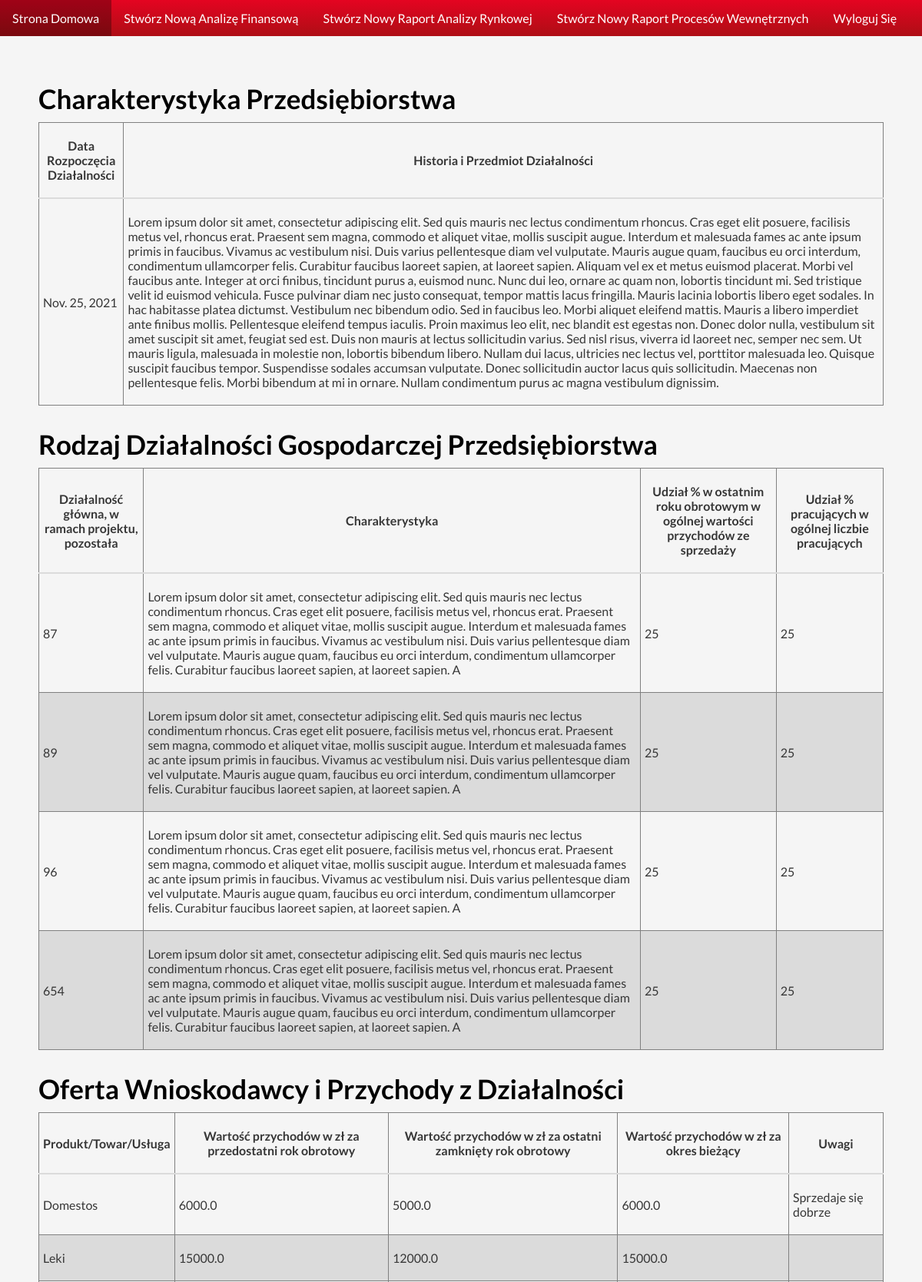
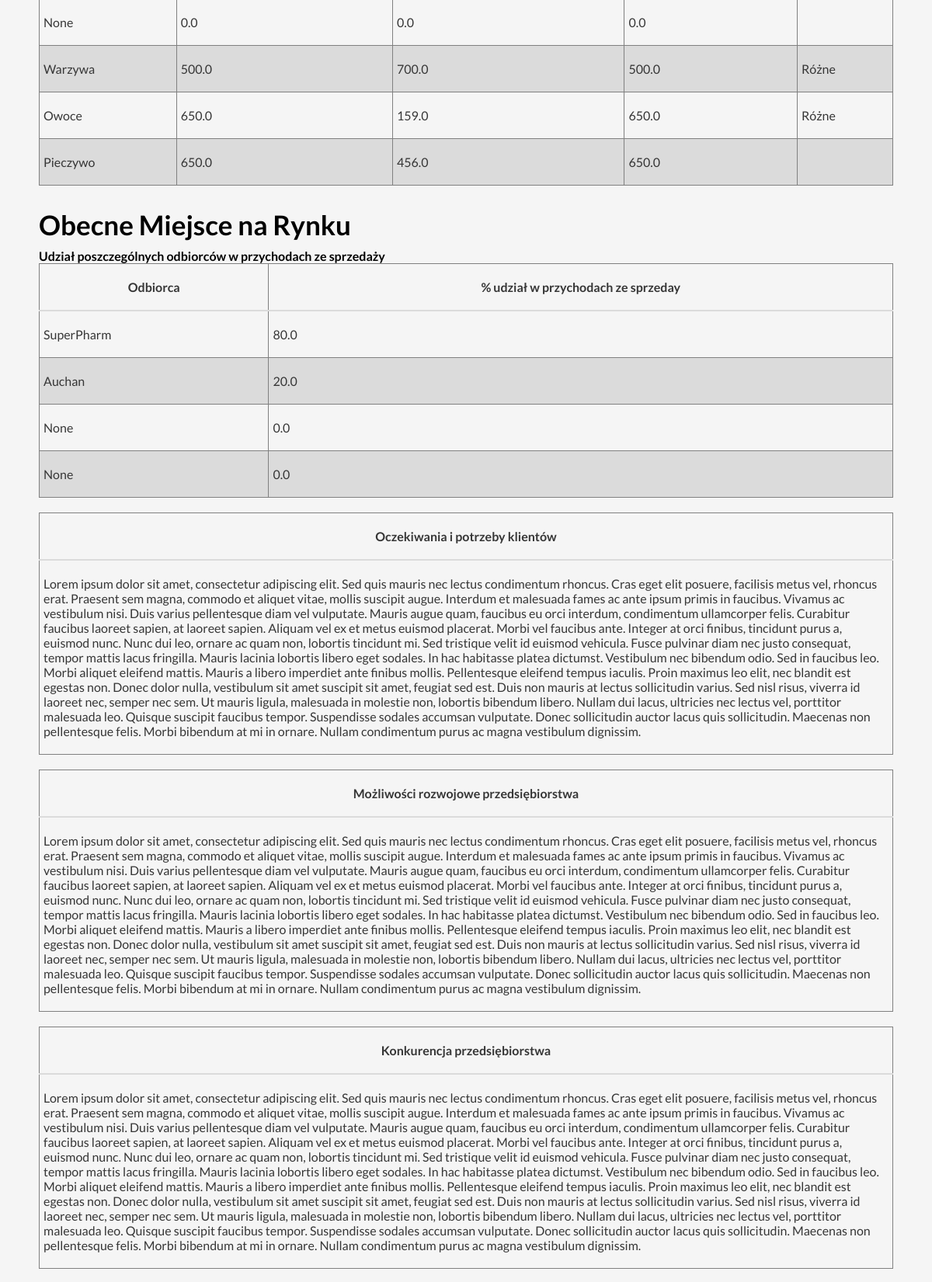
Screenshot of /raport_analysis/5 (signed in, upper part) with the database file from the repository (2 pictures, top to bottom).
### economic_indicators_site/models.py (models this page shows, shortened)
class BusinessCharacteristicModel(models.Model):
    created_by = models.ForeignKey(CompanySystemUser, on_delete=models.CASCADE)
    identifier = models.CharField(max_length=10, unique=True, db_index=True)
    business_start_date = models.DateField()
    story_subject_business = models.TextField(max_length=2000)

class TypeOfEconomicActivityModel(models.Model):
    created_by = models.ForeignKey(CompanySystemUser, on_delete=models.CASCADE)
    identifier = models.CharField(max_length=10)
    main_operation1 = models.IntegerField(default=0)
    main_operation1_characteristics = models.TextField(max_length=500)
    main_operation1_cell1 = models.IntegerField()
    main_operation1_cell2 = models.IntegerField()
    main_operation2 = models.IntegerField(default=0)
    main_operation2_characteristics = models.TextField(max_length=500)
    main_operation2_cell1 = models.IntegerField()
    main_operation2_cell2 = models.IntegerField()
    main_operation3 = models.IntegerField(default=0)
    main_operation3_characteristics = models.TextField(max_length=500)
    main_operation3_cell1 = models.IntegerField()
    main_operation3_cell2 = models.IntegerField()
    main_operation4 = models.IntegerField(default=0)
    main_operation4_characteristics = models.TextField(max_length=500)
    main_operation4_cell1 = models.IntegerField()
    main_operation4_cell2 = models.IntegerField()

class ApplicantOfferOperationIncomeModel(models.Model):
    created_by = models.ForeignKey(CompanySystemUser, on_delete=models.CASCADE)
    identifier = models.CharField(max_length=10, db_index=True)
    goods_offered_now1 = models.CharField(max_length=100)
    income_penultimate_year_now1 = models.FloatField(default=0)
    income_last_year_now1 = models.FloatField(default=0)
    income_current_year_now1 = models.FloatField(default=0)
    notes1 = models.CharField(max_length=150, default='', blank=True)
    goods_offered_now2 = models.CharField(max_length=100, default=None, null=True, blank=True)
    income_penultimate_year_now2 = models.FloatField(default=0)
    income_last_year_now2 = models.FloatField(default=0)
    income_current_year_now2 = models.FloatField(default=0)
    notes2 = models.CharField(max_length=150, default='', blank=True)
    goods_offered_now3 = models.CharField(max_length=100, default=None, null=True, blank=True)
    income_penultimate_year_now3 = models.FloatField(default=0)
    income_last_year_now3 = models.FloatField(default=0)
    income_current_year_now3 = models.FloatField(default=0)
    notes3 = models.CharField(max_length=150, default='', blank=True)
    goods_stopped1 = models.CharField(max_length=100, default=None, null=True, blank=True)
    income_penultimate_year_stopped1 = models.FloatField(default=0)
    income_last_year_stopped1 = models.FloatField(default=0)
    income_current_year_stopped1 = models.FloatField(default=0)
    stopped_notes1 = models.CharField(max_length=150, default='', blank=True)
    goods_stopped2 = models.CharField(max_length=100, default=None, null=True, blank=True)
    income_penultimate_year_stopped2 = models.FloatField(default=0)
    income_last_year_stopped2 = models.FloatField(default=0)
    income_current_year_stopped2 = models.FloatField(default=0)
    stopped_notes2 = models.CharField(max_length=150, default='', blank=True)
    goods_stopped3 = models.CharField(max_length=100, default=None, null=True, blank=True)
    income_penultimate_year_stopped3 = models.FloatField(default=0)
    income_last_year_stopped3 = models.FloatField(default=0)
    income_current_year_stopped3 = models.FloatField(default=0)
    stopped_notes3 = models.CharField(max_length=150, default='', blank=True)

class CurrentPlaceOnTheMarketModel(models.Model):
    created_by = models.ForeignKey(CompanySystemUser, on_delete=models.CASCADE)
    identifier = models.CharField(max_length=10)
    receiver1 = models.CharField(max_length=100)
    receiver1_share = models.FloatField(default=100)
    receiver2 = models.CharField(max_length=100, null=True, blank=True)
    receiver2_share = models.FloatField(default=0, null=True, blank=True)
    receiver3 = models.CharField(max_length=100, null=True, blank=True)
    receiver3_share = models.FloatField(default=0, null=True, blank=True)
    receiver4 = models.CharField(max_length=100, null=True, blank=True)
    receiver4_share = models.FloatField(default=0, null=True, blank=True)
    clients_needs_expectations = models.TextField(max_length=2000)
    company_growth_possibilities = models.TextField(max_length=2000)
    company_concurency = models.TextField(max_length=2000)
    company_competitive_advantages = models.TextField(max_length=2000)

### economic_indicators_site/views.py (the view)
# urls.py: path('raport_analysis/<int:id>', views.MarketAnalysisView.as_view()),
class MarketAnalysisView(LoginRequiredMixin, TemplateView):
    template_name = 'economic_indicators_site/raports/MarketAnalysisRaport.html'
    login_url = '/login'
    analysis_model: models.FullMarketAnalysisModel = None
    def get_context_data(self, **kwargs):
        context = super(MarketAnalysisView, self).get_context_data()
        if self.analysis_model is not None:
            context['id'] = self.analysis_model.id
            context['business_characteristics'] = self.analysis_model.characteristic_module
            context['economic_activity'] = self.analysis_model.operation_type_module
            context['applicant_offer'] = self.analysis_model.applicant_offer_module
            context['place_on_market'] = self.analysis_model.place_on_market_module
        else:
            print('none')
        return context
    def get(self, request, id=None, *args, **kwargs):
        self.analysis_model = models.FullMarketAnalysisModel.objects.get(pk=id)
        return super(MarketAnalysisView, self).get(request, id)

### economic_indicators_site/templates/economic_indicators_site/raports/MarketAnalysisRaport.html (shortened to what this page needs)
{% extends "economic_indicators_site/components/navigationBar.html" %}
{% load widget_tweaks %}
{% block content %}
    <h3 class="raportHeader">Charakterystyka Przedsiębiorstwa</h3>
    <table class="table">
        <thead>
            <th>Data Rozpoczęcia Działalności</th>
            <th>Historia i Przedmiot Działalności</th>
        </thead>
        <tbody>
            <tr class="tableRow">
                <td>{{ business_characteristics.business_start_date }}</td>
                <td>{{ business_characteristics.story_subject_business }}</td>
            </tr>
        </tbody>
    </table>
    <br/>
    <h3 class="raportHeader">Rodzaj Działalności Gospodarczej Przedsiębiorstwa</h3>
    <table class="table">
        <thead>
            <th>Działalność główna, w ramach projektu, pozostała</th>
            <th>Charakterystyka</th>
            <th>Udział % w ostatnim roku obrotowym w ogólnej wartości przychodów ze sprzedaży</th>
            <th>Udział % pracujących w ogólnej liczbie pracujących</th>
        </thead>
        <tbody>
            <tr class="tableRow">
                <td>{{ economic_activity.main_operation1 }}</td>
                <td>{{ economic_activity.main_operation1_characteristics }}</td>
                <td>{{ economic_activity.main_operation1_cell1 }}</td>
                <td>{{ economic_activity.main_operation1_cell2 }}</td>
            </tr>
            <tr class="tableRow">
                <td>{{ economic_activity.main_operation2 }}</td>
                <td>{{ economic_activity.main_operation2_characteristics }}</td>
                <td>{{ economic_activity.main_operation2_cell1 }}</td>
                <td>{{ economic_activity.main_operation2_cell2 }}</td>
            </tr>
            <tr class="tableRow">
                <td>{{ economic_activity.main_operation3 }}</td>
                <td>{{ economic_activity.main_operation3_characteristics }}</td>
                <td>{{ economic_activity.main_operation3_cell1 }}</td>
                <td>{{ economic_activity.main_operation3_cell2 }}</td>
            </tr>
            <tr class="tableRow">
                <td>{{ economic_activity.main_operation4 }}</td>
                <td>{{ economic_activity.main_operation4_characteristics }}</td>
                <td>{{ economic_activity.main_operation4_cell1 }}</td>
                <td>{{ economic_activity.main_operation4_cell2 }}</td>
            </tr>
        </tbody>
    </table>
    <br/>
    <h3 class="raportHeader">Oferta Wnioskodawcy i Przychody z Działalności</h3>
    <table class="table">
        <thead>
            <th>Produkt/Towar/Usługa</th>
            <th>Wartość przychodów w zł za przedostatni rok obrotowy</th>
            <th>Wartość przychodów w zł za ostatni zamknięty rok obrotowy</th>
            <th>Wartość przychodów w zł za okres bieżący</th>
            <th>Uwagi</th>
        </thead>
        <tbody>
            <tr class="tableRow">
                <td>{{ applicant_offer.goods_offered_now1 }}</td>
                <td>{{ applicant_offer.income_current_year_now1 }}</td>
                <td>{{ applicant_offer.income_last_year_now1 }}</td>
                <td>{{ applicant_offer.income_current_year_now1 }}</td>
                <td>{{ applicant_offer.notes1 }}</td>
            </tr>
            <tr class="tableRow">
                    <td>{{ applicant_offer.goods_offered_now2 }}</td>
                    <td>{{ applicant_offer.income_current_year_now2 }}</td>
                    <td>{{ applicant_offer.income_last_year_now2 }}</td>
                    <td>{{ applicant_offer.income_current_year_now2 }}</td>
                    <td>{{ applicant_offer.notes2 }}</td>
                </tr>
            <tr class="tableRow">
                <td>{{ applicant_offer.goods_offered_now3 }}</td>
                <td>{{ applicant_offer.income_current_year_now3 }}</td>
                <td>{{ applicant_offer.income_last_year_now3 }}</td>
                <td>{{ applicant_offer.income_current_year_now3 }}</td>
                <td>{{ applicant_offer.notes3 }}</td>
            </tr>
            <tr class="tableRow">
                <td>{{ applicant_offer.goods_stopped1 }}</td>
                <td>{{ applicant_offer.income_current_year_stopped1 }}</td>
                <td>{{ applicant_offer.income_last_year_stopped1 }}</td>
                <td>{{ applicant_offer.income_current_year_stopped1 }}</td>
                <td>{{ applicant_offer.stopped_notes1 }}</td>
            </tr>
            <tr class="tableRow">
                <td>{{ applicant_offer.goods_stopped2 }}</td>
                <td>{{ applicant_offer.income_current_year_stopped2 }}</td>
                <td>{{ applicant_offer.income_last_year_stopped2 }}</td>
                <td>{{ applicant_offer.income_current_year_stopped2 }}</td>
                <td>{{ applicant_offer.stopped_notes2 }}</td>
            </tr>
            <tr class="tableRow">
                <td>{{ applicant_offer.goods_stopped3 }}</td>
                <td>{{ applicant_offer.income_current_year_stopped3 }}</td>
                <td>{{ applicant_offer.income_last_year_stopped3 }}</td>
                <td>{{ applicant_offer.income_current_year_stopped3 }}</td>
                <td>{{ applicant_offer.stopped_notes3 }}</td>
            </tr>
        </tbody>
    </table>
    <br/>
    <h3 class="raportHeader">Obecne Miejsce na Rynku</h3>
    <table class="table">
        <h4>Udział poszczególnych odbiorców w przychodach ze sprzedaży</h4>
        <thead>
            <th>Odbiorca</th>
            <th>% udział w przychodach ze sprzeday</th>
        </thead>
        <tbody>
            <tr class="tableRow">
                <td>{{ place_on_market.receiver1 }}</td>
                <td>{{ place_on_market.receiver1_share }}</td>
            </tr>
            <tr class="tableRow">
                <td>{{ place_on_market.receiver2 }}</td>
                <td>{{ place_on_market.receiver2_share }}</td>
            </tr>
            <tr class="tableRow">
                <td>{{ place_on_market.receiver3 }}</td>
                <td>{{ place_on_market.receiver3_share }}</td>
            </tr>
            <tr class="tableRow">
                <td>{{ place_on_market.receiver4 }}</td>
                <td>{{ place_on_market.receiver4_share }}</td>
            </tr>
        </tbody>
    </table>
    <br/>
    <table class="table">
        <thead>
            <th>Oczekiwania i potrzeby klientów</th>
        </thead>
        <tbody>
            <tr class="tableRow">
                <td>{{ place_on_market.clients_needs_expectations }}</td>
            </tr>
        </tbody>
    </table>
    <br/>
    <table class="table">
        <thead>
            <th>Możliwości rozwojowe przedsiębiorstwa</th>
        </thead>
        <tbody>
            <tr class="tableRow">
                <td>{{ place_on_market.company_growth_possibilities }}</td>
            </tr>
        </tbody>
    </table>
    <br/>
    <table class="table">
        <thead>
            <th>Konkurencja przedsiębiorstwa</th>
        </thead>
        <tbody>
            <tr class="tableRow">
                <td>{{ place_on_market.company_concurency }}</td>
            </tr>
        </tbody>
    </table>
    <br/>
{% endblock %}

### economic_indicators_site/static/economic_indicators_site/main_styling.css (style rules this page uses)
* { box-sizing: border-box; margin: 0; padding: 0; font-family: "Lato", sans-serif; }
body.main-body { background-color: whitesmoke; }
.raportHeader { padding: 10px 0; font-size: 35px; }
.table { color: #363636; border-collapse: collapse; border-spacing: 0; }
.table thead { border-bottom: 2px solid rgb(219, 219, 219); font-weight: 700; }
.tableRow:nth-child(even) { background-color: rgb(219, 219, 219); }
.tableRow { transition: 0.2s; }
.tableRow > td,th { padding: 20px 5px; border: 1px solid gray; }

### rows the page displays
BusinessCharacteristicModel: business_start_date "Nov. 25, 2021", story_subject_business "Lorem ipsum dolor sit amet, consectetur adipiscing elit. Sed quis mauris nec lectus condimentum rhoncus. Cras eget elit posuere, facilisis metus vel, rhoncus erat. Praesent sem magna, commodo et aliquet vitae, mollis suscipit augue. Interdum et malesuada fames ac ante ipsum primis in faucibus. Vivamus ac vestibulum nisi. Duis varius pellentesque diam vel vulputate. Mauris augue quam, faucibus eu orci interdum, condimentum ullamcorper felis. Curabitur faucibus laoreet sapien, at laoreet sapien. Aliquam vel ex et metus euismod placerat. Morbi vel faucibus ante. Integer at orci finibus, tincidunt purus a, euismod nunc. Nunc dui leo, ornare ac quam non, lobortis tincidunt mi. Sed tristique…"
TypeOfEconomicActivityModel: main_operation1 "87", main_operation1_characteristics "Lorem ipsum dolor sit amet, consectetur adipiscing elit. Sed quis mauris nec lectus condimentum rhoncus. Cras eget elit posuere, facilisis metus vel, rhoncus erat. Praesent sem magna, commodo et aliquet vitae, mollis suscipit augue. Interdum et malesuada fames ac ante ipsum primis in faucibus. Vivamus ac vestibulum nisi. Duis varius pellentesque diam vel vulputate. Mauris augue quam, faucibus eu orci interdum, condimentum ullamcorper felis. Curabitur faucibus laoreet sapien, at laoreet sapien. A", main_operation1_cell1 "25", main_operation1_cell2 "25", main_operation2 "89", main_operation2_characteristics "Lorem ipsum dolor sit amet, consectetur adipiscing elit. Sed quis mauris nec lectus condimentum rhoncus. Cras eget elit posuere, facilisis metus vel, rhoncus erat. Praesent sem magna, commodo et aliquet vitae, mollis suscipit augue. Interdum et malesuada fames ac ante ipsum primis in faucibus. Vivamus ac vestibulum nisi. Duis varius pellentesque diam vel vulputate. Mauris augue quam, faucibus eu orci interdum, condimentum ullamcorper felis. Curabitur faucibus laoreet sapien, at laoreet sapien. A", main_operation2_cell1 "25", main_operation2_cell2 "25", main_operation3 "96", main_operation3_characteristics "Lorem ipsum dolor sit amet, consectetur adipiscing elit. Sed quis mauris nec lectus condimentum rhoncus. Cras eget elit posuere, facilisis metus vel, rhoncus erat. Praesent sem magna, commodo et aliquet vitae, mollis suscipit augue. Interdum et malesuada fames ac ante ipsum primis in faucibus. Vivamus ac vestibulum nisi. Duis varius pellentesque diam vel vulputate. Mauris augue quam, faucibus eu orci interdum, condimentum ullamcorper felis. Curabitur faucibus laoreet sapien, at laoreet sapien. A", main_operation3_cell1 "25", main_operation3_cell2 "25", main_operation4 "654", main_operation4_characteristics "Lorem ipsum dolor sit amet, consectetur adipiscing elit. Sed quis mauris nec lectus condimentum rhoncus. Cras eget elit posuere, facilisis metus vel, rhoncus erat. Praesent sem magna, commodo et aliquet vitae, mollis suscipit augue. Interdum et malesuada fames ac ante ipsum primis in faucibus. Vivamus ac vestibulum nisi. Duis varius pellentesque diam vel vulputate. Mauris augue quam, faucibus eu orci interdum, condimentum ullamcorper felis. Curabitur faucibus laoreet sapien, at laoreet sapien. A", main_operation4_cell1 "25", main_operation4_cell2 "25"
ApplicantOfferOperationIncomeModel: goods_offered_now1 "Domestos", income_current_year_now1 "6000.0", income_last_year_now1 "5000.0", notes1 "Sprzedaje się dobrze", goods_offered_now2 "Leki", income_current_year_now2 "15000.0", income_last_year_now2 "12000.0", goods_offered_now3 "None", income_current_year_now3 "0.0", income_last_year_now3 "0.0", goods_stopped1 "Warzywa", income_current_year_stopped1 "500.0", income_last_year_stopped1 "700.0", stopped_notes1 "Różne", goods_stopped2 "Owoce", income_current_year_stopped2 "650.0", income_last_year_stopped2 "159.0", stopped_notes2 "Różne", goods_stopped3 "Pieczywo", income_current_year_stopped3 "650.0", income_last_year_stopped3 "456.0"
CurrentPlaceOnTheMarketModel: receiver1 "SuperPharm", receiver1_share "80.0", receiver2 "Auchan", receiver2_share "20.0", receiver3 "None", receiver3_share "0.0", receiver4 "None", receiver4_share "0.0", clients_needs_expectations "Lorem ipsum dolor sit amet, consectetur adipiscing elit. Sed quis mauris nec lectus condimentum rhoncus. Cras eget elit posuere, facilisis metus vel, rhoncus erat. Praesent sem magna, commodo et aliquet vitae, mollis suscipit augue. Interdum et malesuada fames ac ante ipsum primis in faucibus. Vivamus ac vestibulum nisi. Duis varius pellentesque diam vel vulputate. Mauris augue quam, faucibus eu orci interdum, condimentum ullamcorper felis. Curabitur faucibus laoreet sapien, at laoreet sapien. Aliquam vel ex et metus euismod placerat. Morbi vel faucibus ante. Integer at orci finibus, tincidunt purus a, euismod nunc. Nunc dui leo, ornare ac quam non, lobortis tincidunt mi. Sed tristique…", company_growth_possibilities "Lorem ipsum dolor sit amet, consectetur adipiscing elit. Sed quis mauris nec lectus condimentum rhoncus. Cras eget elit posuere, facilisis metus vel, rhoncus erat. Praesent sem magna, commodo et aliquet vitae, mollis suscipit augue. Interdum et malesuada fames ac ante ipsum primis in faucibus. Vivamus ac vestibulum nisi. Duis varius pellentesque diam vel vulputate. Mauris augue quam, faucibus eu orci interdum, condimentum ullamcorper felis. Curabitur faucibus laoreet sapien, at laoreet sapien. Aliquam vel ex et metus euismod placerat. Morbi vel faucibus ante. Integer at orci finibus, tincidunt purus a, euismod nunc. Nunc dui leo, ornare ac quam non, lobortis tincidunt mi. Sed tristique…", company_concurency "Lorem ipsum dolor sit amet, consectetur adipiscing elit. Sed quis mauris nec lectus condimentum rhoncus. Cras eget elit posuere, facilisis metus vel, rhoncus erat. Praesent sem magna, commodo et aliquet vitae, mollis suscipit augue. Interdum et malesuada fames ac ante ipsum primis in faucibus. Vivamus ac vestibulum nisi. Duis varius pellentesque diam vel vulputate. Mauris augue quam, faucibus eu orci interdum, condimentum ullamcorper felis. Curabitur faucibus laoreet sapien, at laoreet sapien. Aliquam vel ex et metus euismod placerat. Morbi vel faucibus ante. Integer at orci finibus, tincidunt purus a, euismod nunc. Nunc dui leo, ornare ac quam non, lobortis tincidunt mi. Sed tristique…"
